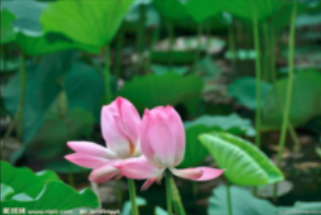
#> input picture 示例代码/CV专题1-手写数字识别/Hog_SVM/image/h.png, 321 x 215 px, found by its file name
$ jupyter execute '1_1读写图像_灰度变换_0.ipynb'
#> lines starting #> are read from the running program, lines starting #| are printed output that depends on the picture; after the words box and inside, x2 and y2 are one past the last pixel; in counts of white or black regions, pixels touching at a corner belong together
[cell 1]
import cv2
import numpy as np

#### 读入图像

[cell 2]
img = cv2.imread('image\h.png')
#> img is the input picture: shape (215, 321, 3); mean B, G, R 66.2, 105.6, 57.3
#img = cv2.imread('image\h.png',cv2.IMREAD_GRAYSCALE)

[cell 3]
cv2.imshow('name',img)
cv2.waitKey(0)
cv2.destroyAllWindows()

[cell 4]
type(img)

[cell 5]
img.shape
#> Out = (215, 321, 3)

[cell 6]
print(img)
#> (printed output is left out)

[cell 7]
img[0][0]
#> Out = [74, 85, 41]

[cell 8]
img[0][1]
#> Out = [95, 111, 47]

[cell 9]
img[1][0]
#> Out = [84, 95, 47]

#### 读入图像转换为灰度图像

[cell 10]
img = cv2.cvtColor(img,cv2.COLOR_BGR2GRAY)
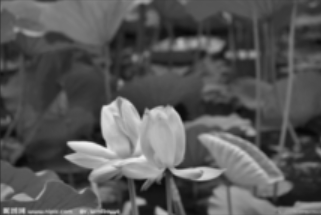
#> img: shape (215, 321); min 7, max 240, mean 86.6

[cell 11]
print(img,img.shape)
#> (printed output is left out)

[cell 12]
cv2.imshow('name',img)
cv2.waitKey(0)
cv2.destroyAllWindows()

#### 转换为黑白图像

[cell 13]
ret,img = cv2.threshold(img,128,255,cv2.THRESH_BINARY)
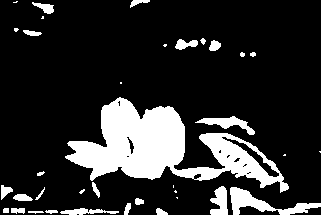
#> img: shape (215, 321); 17.2% white; 36 white regions (11 under 20 px), largest, box (x1, y1, x2, y2) and area: (65, 97, 289, 193) 8659, (230, 187, 321, 215) 903, (195, 116, 255, 135) 416

[cell 14]
cv2.imshow('name',img)
cv2.waitKey(0)
cv2.destroyAllWindows()

#### 写图像

[cell 15]
cv2.imwrite('image\h_gray.png',img)
#> Out = True
